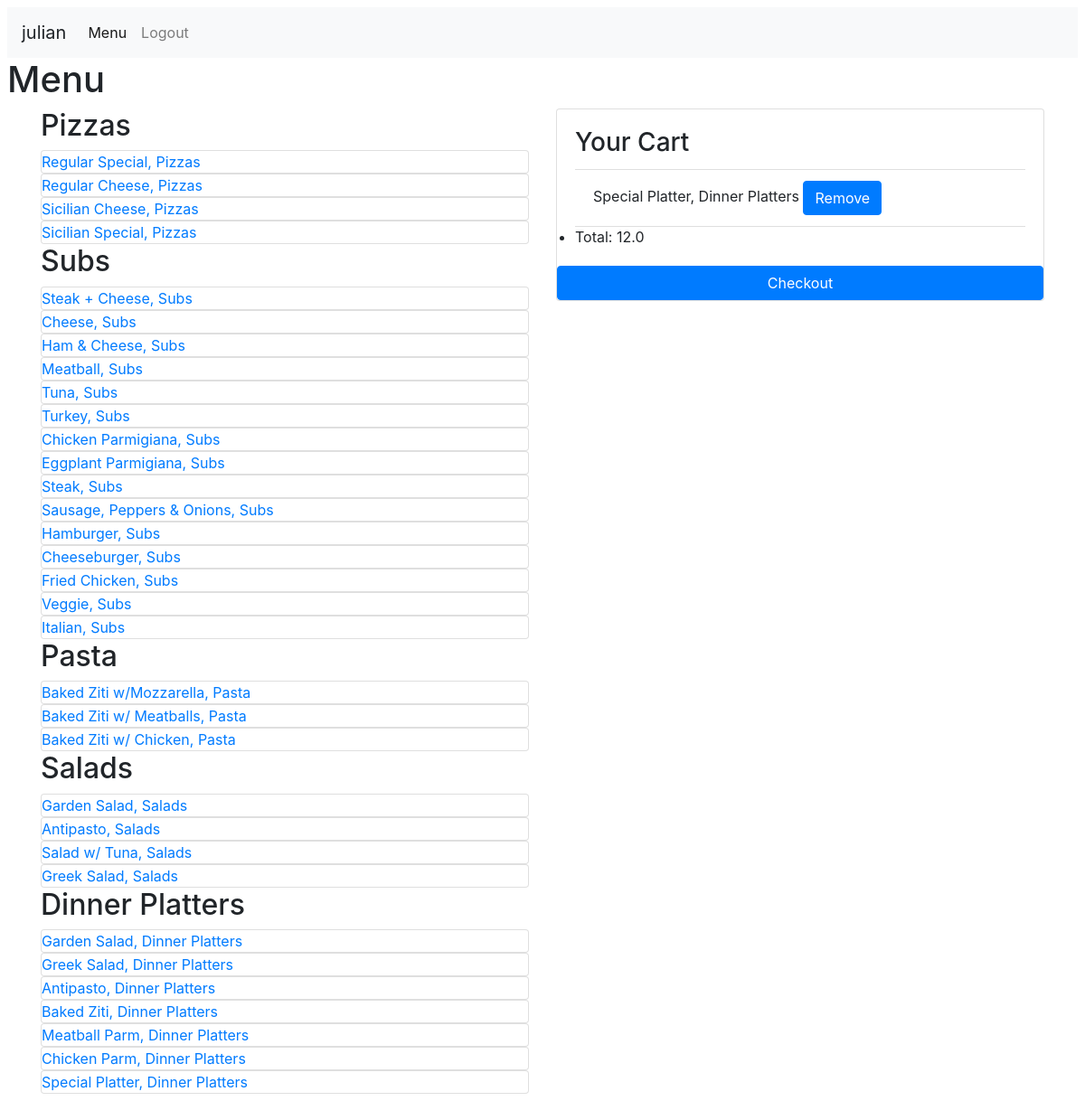
The page /orders/menu/ (signed in) on the database its author committed.
### orders/models.py (models this page shows)
class Category(models.Model):
    category = models.CharField(max_length=64)
    def __str__(self):
        return f"{self.category}"

class Item(models.Model):
    category = models.ForeignKey(Category, on_delete=models.CASCADE)
    item = models.CharField(max_length=64)
    def __str__(self):
        return f"{self.item}, {self.category}"

class Ticket(models.Model):
    item = models.ForeignKey(Item, on_delete=models.DO_NOTHING)
    item_price = models.ForeignKey(Item_Price, on_delete=models.DO_NOTHING, )
    cat_topping = models.ManyToManyField(Category_Topping, blank=True)
    item_topping = models.ManyToManyField(Item_Topping, blank=True)
    def __str__(self):
        return f"{self.item}"

### orders/views.py (the view)
# urls.py: path("menu/", views.menu, name="menu"),
def menu(request):
    if not request.user.is_authenticated:
        return HttpResponseRedirect("/")
    if(Order.objects.filter(user = request.user, status="CA").count() == 0):
        cart = Order.objects.create(user = request.user)
    else:
         cart = Order.objects.get(user = request.user, status="CA")
    cart_display = []
    total = 0
    for ticket in cart.order.all():
        cart_display.append(ticket)
        total += ticket.item_price.price
        for topping in ticket.cat_topping.all():
            total += topping.price
        for topping in ticket.item_topping.all():
            total += topping.price
    cart = cart_display
    context = {
        "user": request.user,
        "Category": Category.objects.all(),
        "Item": Item.objects.all(),
        "Cart": cart,
        "Total": total,
    }
    return render(request, "orders/menu.html", context)

### orders/templates/orders/menu.html (shortened to what this page needs)
{% extends "orders/base.html" %}
{% block body %}
  <h1>Menu</h1>
  <div class="container">
    <div class="row">
      <div class="col-lg">
      {% for category in Category %}
        <h2>  {{ category }} </h2>
          {% for item in Item %}
            {% if item.category == category %}
              <div class = card>
                <a href="{% url 'select_size' item.id %}">{{ item }}</a>
              </div>
            {% endif %}
          {% endfor %}
      {% endfor %}
      </div>
      <div class="col-sm">
        <div class="card">
          <div class="card-body">
            <h3 class="card-title">Your Cart </h3>
            <ul class="list-group list-group-flush">
              {% for ticket in Cart %}
                <li class="list-group-item">{{ticket}}
                <button type="button" class="btn btn-primary">Remove</button>
                </li>
              {% empty %}
                Empty cart
              {% endfor %}
              <li> Total: {{Total}} </li>
            </ul>
          </div>
          <button type="button" class="btn btn-primary" id = "checkout_button">Checkout</button>
        </div>
      </div>
    </div>
  </div>
{% endblock %}

### orders/templates/orders/base.html (shortened to what this page needs)
<!DOCTYPE html>
<html>
    <head>
      {% load static %}
      <link rel="stylesheet" href="https://maxcdn.bootstrapcdn.com/bootstrap/4.0.0/css/bootstrap.min.css">
    </head>
    <body class = m-2>
      <nav class="navbar navbar-expand-lg navbar-light bg-light">
        <a class="navbar-brand">{{user}}</a>
        <div class="collapse navbar-collapse" id="navbarSupportedContent">
          <ul class="navbar-nav mr-auto">
            <li class="nav-item active">
              <a class="nav-link" href="{% url 'menu' %}">Menu <span class="sr-only">(current)</span></a>
            </li>
            <li class="nav-item">
              <a class ="nav-link" href="{% url 'logout' %}">Logout</a>
            </li>
          </ul>
        </div>
      </nav>
        {% block body %}
        {% endblock %}
    </body>
</html>

### rows shown on the page
Category: category "Pizzas"
Item: item+category "Regular Special, Pizzas"
Item: item+category "Regular Cheese, Pizzas"
Item: item+category "Sicilian Cheese, Pizzas"
Item: item+category "Sicilian Special, Pizzas"
Category: category "Subs"
Item: item+category "Steak + Cheese, Subs"
Item: item+category "Cheese, Subs"
Item: item+category "Ham & Cheese, Subs"
Item: item+category "Meatball, Subs"
Item: item+category "Tuna, Subs"
Item: item+category "Turkey, Subs"
Item: item+category "Chicken Parmigiana, Subs"
Item: item+category "Eggplant Parmigiana, Subs"
Item: item+category "Steak, Subs"
Item: item+category "Sausage, Peppers & Onions, Subs"
Item: item+category "Hamburger, Subs"
Item: item+category "Cheeseburger, Subs"
Item: item+category "Fried Chicken, Subs"
Item: item+category "Veggie, Subs"
Item: item+category "Italian, Subs"
Category: category "Pasta"
Item: item+category "Baked Ziti w/Mozzarella, Pasta"
Item: item+category "Baked Ziti w/ Meatballs, Pasta"
Item: item+category "Baked Ziti w/ Chicken, Pasta"
Category: category "Salads"
Item: item+category "Garden Salad, Salads"
Item: item+category "Antipasto, Salads"
Item: item+category "Salad w/ Tuna, Salads"
Item: item+category "Greek Salad, Salads"
Category: category "Dinner Platters"
Item: item+category "Garden Salad, Dinner Platters"
Item: item+category "Greek Salad, Dinner Platters"
Item: item+category "Antipasto, Dinner Platters"
Item: item+category "Baked Ziti, Dinner Platters"
Item: item+category "Meatball Parm, Dinner Platters"
Item: item+category "Chicken Parm, Dinner Platters"
Item: item+category "Special Platter, Dinner Platters"
Ticket: item.category "Special Platter, Dinner Platters"

### other values the page prints
{{ user }} "julian"
{{ Total }} "12.0"
